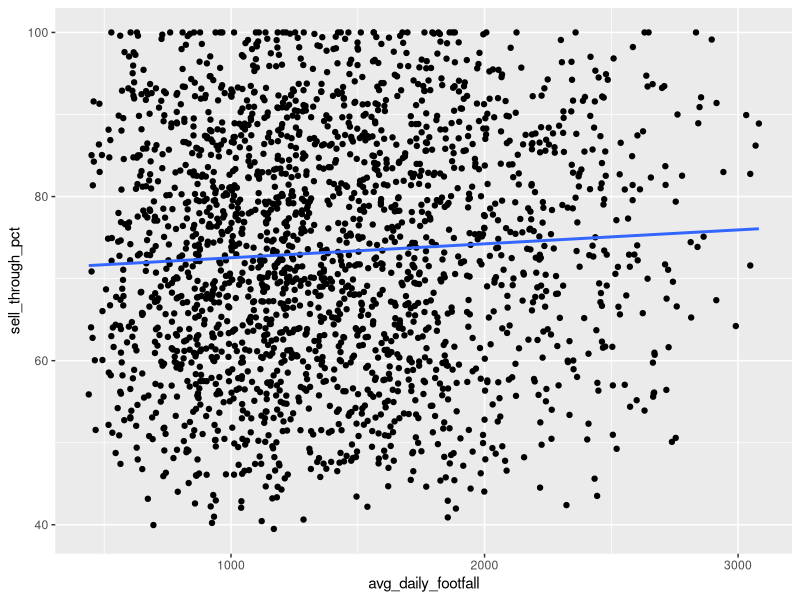
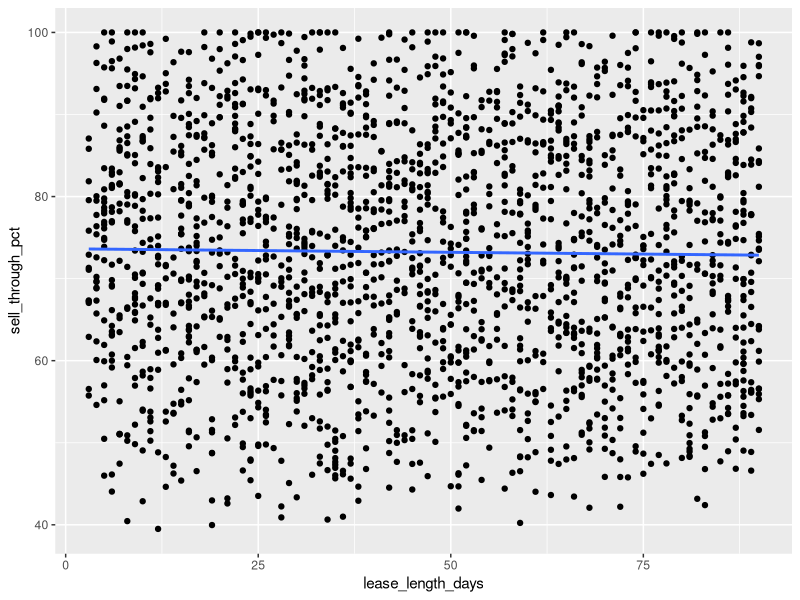

The R source for these figures, in order:
library(ggplot2)

install.packages("car")
library(car)
setwd("~/Desktop/Pop Up KPI Project")
data = read.csv("Pop Up Cleaned Dataset.csv", head = TRUE, sep = ",")

###Does average daily footfall predict sell through percentage?
linmod = lm(sell_through_pct~avg_daily_footfall, data = data )
ggplot(data = data, aes(x= avg_daily_footfall, y= sell_through_pct)) +
  geom_point() +
  geom_smooth(method = "lm", se= FALSE)
summary(linmod)

###Does lease length days predict sell through percentage?
linmod2 = lm(sell_through_pct~lease_length_days, data = data )
ggplot(data = data, aes(x= lease_length_days, y=sell_through_pct)) +
  geom_point() +
  geom_smooth(method = "lm", se= FALSE)
summary(linmod2)

###Does price and average daily footfall predict units sold?
multimod = lm(units_sold~price_usd + avg_daily_footfall, data= data)
summary(multimod)

###Calculating multicollinearity 
vif(multimod)

###Does average daily footfall, lease length days, and price predict sell through percentage?
multimod2 = lm(sell_through_pct~avg_daily_footfall + lease_length_days + price_usd, data= data)
summary(multimod2)

###Calculating multicollinearity 
vif(multimod2)

